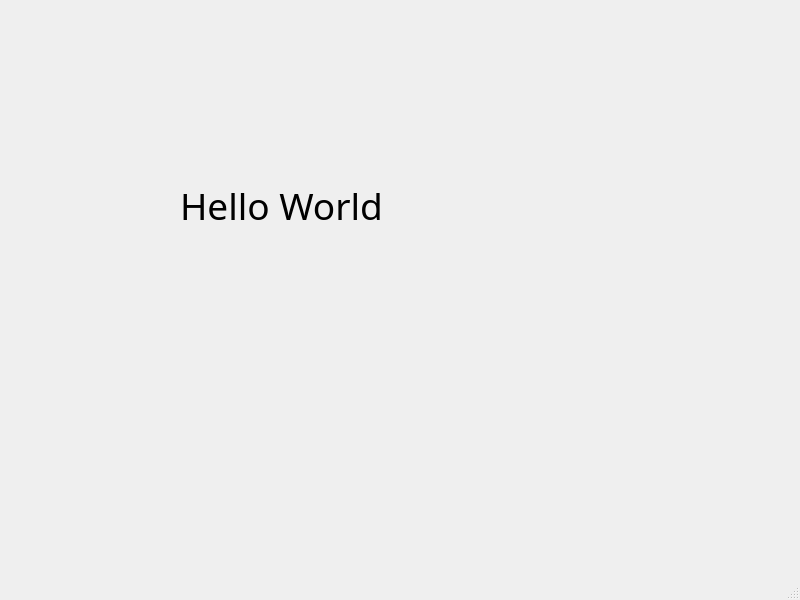
<?xml version="1.0" encoding="UTF-8"?>
<ui version="4.0">
 <class>MainWindow</class>
 <widget class="QMainWindow" name="MainWindow">
  <property name="geometry">
   <rect>
    <x>0</x>
    <y>0</y>
    <width>800</width>
    <height>600</height>
   </rect>
  </property>
  <property name="font">
   <font>
    <family>Agency FB</family>
    <pointsize>28</pointsize>
   </font>
  </property>
  <property name="windowTitle">
   <string>MainWindow</string>
  </property>
  <widget class="QWidget" name="centralwidget">
   <widget class="QLabel" name="label">
    <property name="geometry">
     <rect>
      <x>180</x>
      <y>110</y>
      <width>211</width>
      <height>191</height>
     </rect>
    </property>
    <property name="text">
     <string>Hello World !</string>
    </property>
   </widget>
  </widget>
  <widget class="QMenuBar" name="menubar">
   <property name="geometry">
    <rect>
     <x>0</x>
     <y>0</y>
     <width>800</width>
     <height>47</height>
    </rect>
   </property>
  </widget>
  <widget class="QStatusBar" name="statusbar"/>
 </widget>
 <resources/>
 <connections/>
</ui>
